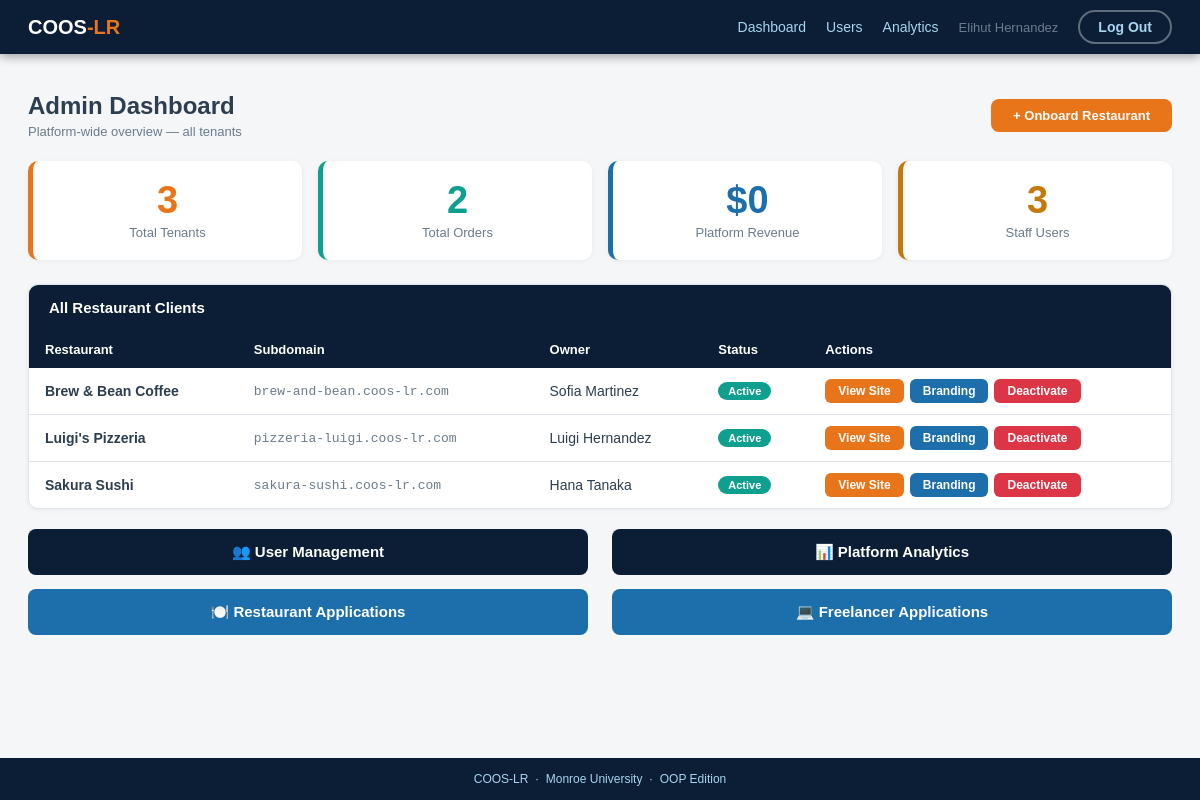
Page /admin (signed in) on the committed database.
### coos_lr_oopv.py (models this page shows, shortened)
class Tenant(db.Model):
    __tablename__ = 'tenants'
    tenant_id = db.Column(db.Integer, primary_key=True)
    name = db.Column(db.String, nullable=False)
    subdomain = db.Column(db.String, unique=True, nullable=False)
    owner_name = db.Column(db.String, nullable=False)
    phone = db.Column(db.String)
    address = db.Column(db.String)
    is_active = db.Column(db.Integer, default=1, nullable=False)
    branding = db.relationship('TenantBranding', backref='tenant', uselist=False, cascade="all, delete-orphan")
    menu_items = db.relationship('MenuItem', backref='tenant', lazy=True)
    orders = db.relationship('Order', backref='tenant', lazy=True)
    @staticmethod
    def get_all(): return Tenant.query.order_by(Tenant.name).all()

### coos_lr_oopv.py (the view)
@app.route("/admin")
@login_required(role="admin")
def admin_dashboard():
    tenants = Tenant.get_all()
    tot_ord = Order.query.count()
    tot_rev = db.session.query(db.func.sum(Order.total_amount)).filter_by(status='Completed').scalar() or 0
    tot_usr = User.query.filter_by(role='staff').count()
    return render_template("admin_dashboard.html", tenants=tenants, tot_ord=tot_ord, tot_rev=tot_rev, tot_usr=tot_usr)

### coos_lr_oopv.py (called while the page is built)
def login_required(role=None):
    def dec(f):
        @wraps(f)
        def wrapper(*a, **kw):
            if "user_id" not in session:
                flash("Please log in.", "warning")
                return redirect(url_for("login"))
            if role and session.get("role") != role:
                flash("Access denied.", "danger")
                return redirect(url_for("index"))
            return f(*a, **kw)
        return wrapper
    return dec

### templates/admin_dashboard.html (shortened to what this page needs)
{% extends "base.html" %}
{% block content %}
<div class="page">
  <div style="display:flex;justify-content:space-between;align-items:center;margin-bottom:22px;flex-wrap:wrap;gap:10px">
    <div><h2 style="font-size:24px;font-weight:700">Admin Dashboard</h2>
    <p style="color:var(--sub);font-size:13px;margin-top:4px">Platform-wide overview — all tenants</p></div>
    <a href="/admin/onboard" class="btn btn-o">+ Onboard Restaurant</a>
  </div>
  <div class="stats" style="grid-template-columns:repeat(4,1fr)">
    <div class="stat"><div class="stat-n">{{ tenants|length }}</div><div class="stat-l">Total Tenants</div></div>
    <div class="stat" style="border-left-color:var(--teal)"><div class="stat-n" style="color:var(--teal)">{{ tot_ord }}</div><div class="stat-l">Total Orders</div></div>
    <div class="stat" style="border-left-color:var(--steel)"><div class="stat-n" style="color:var(--steel)">${{ "%.0f"|format(tot_rev|float) }}</div><div class="stat-l">Platform Revenue</div></div>
    <div class="stat" style="border-left-color:var(--amber)"><div class="stat-n" style="color:var(--amber)">{{ tot_usr }}</div><div class="stat-l">Staff Users</div></div>
  </div>
  <div class="card" style="padding:0;overflow:hidden;margin-bottom:20px">
    <div style="padding:14px 20px;background:var(--navy)"><span style="font-size:15px;font-weight:700;color:#fff">All Restaurant Clients</span></div>
    <table class="tbl">
      <thead><tr><th>Restaurant</th><th>Subdomain</th><th>Owner</th><th>Status</th><th>Actions</th></tr></thead>
      <tbody>
        {% for t in tenants %}
        <tr>
          <td style="font-weight:700">{{ t.name }}</td>
          <td style="font-family:monospace;color:var(--sub);font-size:13px">{{ t.subdomain }}.coos-lr.com</td>
          <td>{{ t.owner_name }}</td>
          <td>
            {% if t.is_active %}<span class="bdg bdg-Active">Active</span>
            {% else %}<span class="bdg bdg-Inactive">Inactive</span>{% endif %}
          </td>
          <td>
            <div style="display:flex;gap:6px;flex-wrap:wrap">
              <a href="/order/{{ t.subdomain }}" class="btn btn-sm btn-o" target="_blank">View Site</a>
              <a href="/admin/branding/{{ t.tenant_id }}" class="btn btn-sm btn-s">Branding</a>
              <form method="POST" action="/admin/tenant/{{ t.tenant_id }}/toggle" style="display:inline">
                <button class="btn btn-sm {% if t.is_active %}btn-d{% else %}btn-t{% endif %}">
                  {% if t.is_active %}Deactivate{% else %}Activate{% endif %}
                </button>
              </form>
            </div>
          </td>
        </tr>
        {% endfor %}
      </tbody>
    </table>
  </div>
  <div class="grid2">
    <a href="/admin/users" class="btn btn-n" style="text-align:center;padding:14px;font-size:15px">👥 User Management</a>
    <a href="/admin/analytics" class="btn btn-n" style="text-align:center;padding:14px;font-size:15px">📊 Platform Analytics</a>
  </div>
  <div class="grid2" style="margin-top:14px">
    <a href="/admin/applications/restaurant" class="btn btn-s" style="text-align:center;padding:14px;font-size:15px">🍽️ Restaurant Applications</a>
    <a href="/admin/applications/freelancer" class="btn btn-s" style="text-align:center;padding:14px;font-size:15px">💻 Freelancer Applications</a>
  </div>
</div>
{% endblock %}

### templates/base.html (style rules this page uses)
:root { --navy:#0B1E35; --mid-navy:#132944; --orange:#E8751A; --teal:#0E9F8E; --sky:#4DA6D9; --lsky:#A8D4F0; --green:#1A8C5A; --steel:#1D6FAB; --amber:#C47A0A; --white:#FFFFFF; --bg:#F4F6F8; --text:#2C3E50; --sub:#6B7C8D; --border:#DEE4EA; }
*,*::before,*::after { box-sizing:border-box;margin:0;padding:0 }
body { font-family:Calibri,Arial,sans-serif;background:var(--bg);color:var(--text);min-height:100vh;display:flex;flex-direction:column }
a { color:var(--orange);text-decoration:none }
.page { padding:28px;max-width:1280px;margin:0 auto;width:100% }
.card { background:#fff;border-radius:10px;border:1px solid var(--border);padding:24px;box-shadow:0 1px 5px rgba(0,0,0,.06) }
.grid2 { display:grid;grid-template-columns:1fr 1fr;gap:24px }
.btn { display:inline-block;padding:9px 22px;border-radius:8px;font-size:13px;font-weight:700;cursor:pointer;border:none;text-align:center;transition:filter .15s }
.btn-o { background:var(--orange);color:#fff }
.btn-s { background:var(--steel);color:#fff }
.btn-n { background:var(--navy);color:#fff }
.btn-d { background:#dc3545;color:#fff }
.btn-sm { padding:5px 13px;font-size:12px;border-radius:6px }
.bdg { display:inline-block;padding:3px 10px;border-radius:12px;font-size:11px;font-weight:700 }
.bdg-Active { background:var(--teal);color:#fff }
.tbl { width:100%;border-collapse:collapse;font-size:14px }
.tbl th { text-align:left;padding:11px 16px;background:var(--navy);color:#fff;font-size:13px;font-weight:700 }
.tbl td { padding:11px 16px;border-bottom:1px solid var(--border) }
.tbl tr:last-child td { border-bottom:none }
.stats { display:grid;grid-template-columns:repeat(auto-fit,minmax(180px,1fr));gap:16px;margin-bottom:24px }
.stat { background:#fff;border-radius:10px;padding:20px;border-left:5px solid var(--orange);text-align:center;box-shadow:0 1px 5px rgba(0,0,0,.06) }
.stat-n { font-size:38px;font-weight:700;color:var(--orange);line-height:1 }
.stat-l { font-size:13px;color:var(--sub);margin-top:6px }

### rows in the picture
Tenant: name "Brew & Bean Coffee", subdomain "brew-and-bean", owner_name "Sofia Martinez", is_active "Active"
Tenant: name "Luigi's Pizzeria", subdomain "pizzeria-luigi", owner_name "Luigi Hernandez", is_active "Active"
Tenant: name "Sakura Sushi", subdomain "sakura-sushi", owner_name "Hana Tanaka", is_active "Active"

### other values in the picture
{{ session.get('full_name', '') }} "Elihut Hernandez"
{{ tenants|length }} "3"
{{ tot_ord }} "2"
{{ "%.0f"|format(tot_rev|float) }} "0"
{{ tot_usr }} "3"
